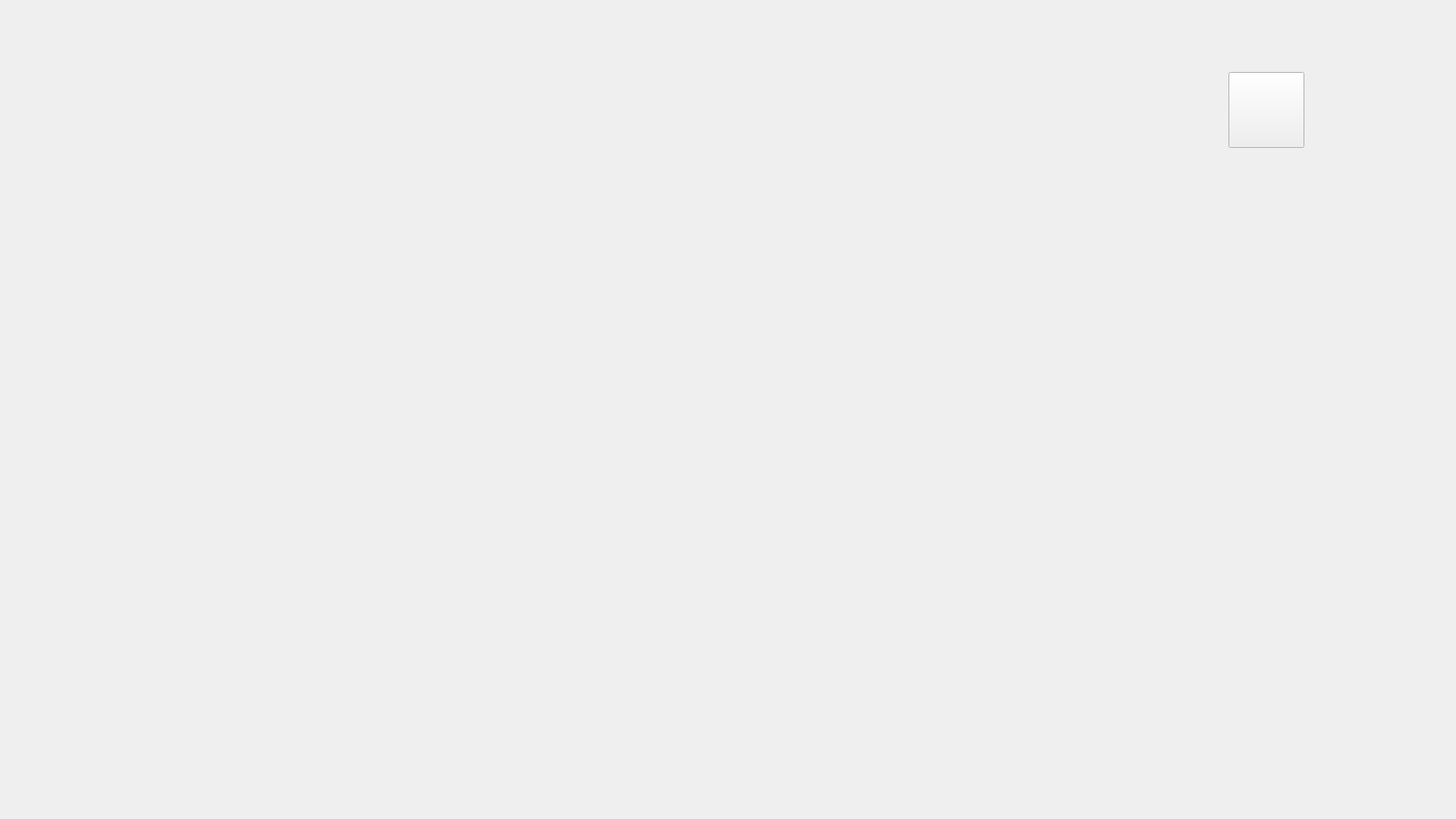
<?xml version="1.0" encoding="UTF-8"?>
<ui version="4.0">
 <class>MainWindow</class>
 <widget class="QMainWindow" name="MainWindow">
  <property name="geometry">
   <rect>
    <x>0</x>
    <y>0</y>
    <width>1920</width>
    <height>1080</height>
   </rect>
  </property>
  <property name="windowTitle">
   <string>MainWindow</string>
  </property>
  <property name="autoFillBackground">
   <bool>false</bool>
  </property>
  <widget class="QWidget" name="centralwidget">
   <widget class="QLabel" name="camera">
    <property name="geometry">
     <rect>
      <x>710</x>
      <y>290</y>
      <width>500</width>
      <height>500</height>
     </rect>
    </property>
    <property name="autoFillBackground">
     <bool>true</bool>
    </property>
   </widget>
   <widget class="QLabel" name="logo_center">
    <property name="geometry">
     <rect>
      <x>910</x>
      <y>885</y>
      <width>100</width>
      <height>100</height>
     </rect>
    </property>
    <property name="autoFillBackground">
     <bool>true</bool>
    </property>
   </widget>
   <widget class="QLabel" name="logo_right">
    <property name="geometry">
     <rect>
      <x>1545</x>
      <y>885</y>
      <width>250</width>
      <height>100</height>
     </rect>
    </property>
    <property name="autoFillBackground">
     <bool>true</bool>
    </property>
   </widget>
   <widget class="QLabel" name="logo_left">
    <property name="geometry">
     <rect>
      <x>125</x>
      <y>885</y>
      <width>250</width>
      <height>100</height>
     </rect>
    </property>
    <property name="autoFillBackground">
     <bool>true</bool>
    </property>
   </widget>
   <widget class="QLabel" name="background">
    <property name="geometry">
     <rect>
      <x>0</x>
      <y>0</y>
      <width>1920</width>
      <height>1080</height>
     </rect>
    </property>
   </widget>
   <widget class="QLabel" name="scan_text">
    <property name="geometry">
     <rect>
      <x>125</x>
      <y>95</y>
      <width>578</width>
      <height>100</height>
     </rect>
    </property>
   </widget>
   <widget class="QPushButton" name="menu_button">
    <property name="geometry">
     <rect>
      <x>1620</x>
      <y>95</y>
      <width>100</width>
      <height>100</height>
     </rect>
    </property>
   </widget>
   <zorder>background</zorder>
   <zorder>logo_center</zorder>
   <zorder>logo_right</zorder>
   <zorder>logo_left</zorder>
   <zorder>camera</zorder>
   <zorder>scan_text</zorder>
   <zorder>menu_button</zorder>
  </widget>
 </widget>
 <resources/>
 <connections/>
</ui>
